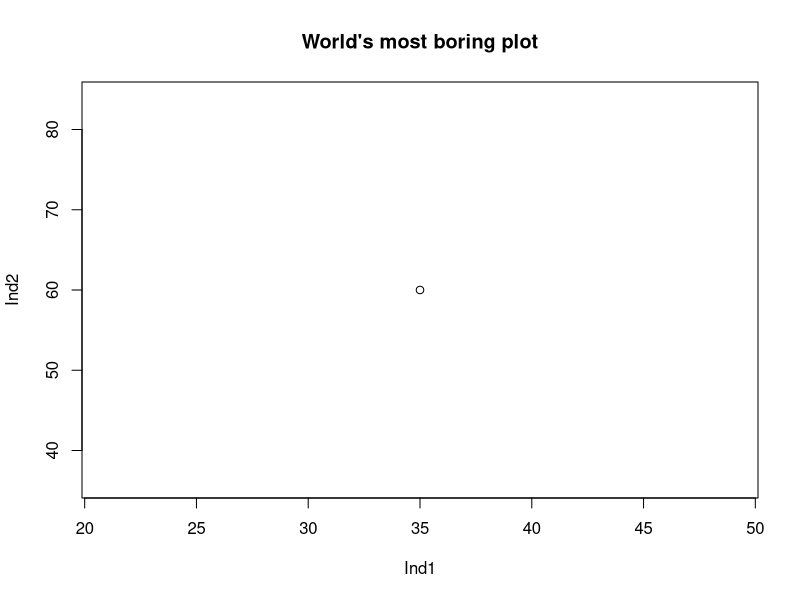

Source code (R):
## ---- chunk 1
Ind1 <- 35
Ind2 <- 60

plot(Ind1, Ind2, main = "World's most boring plot")
